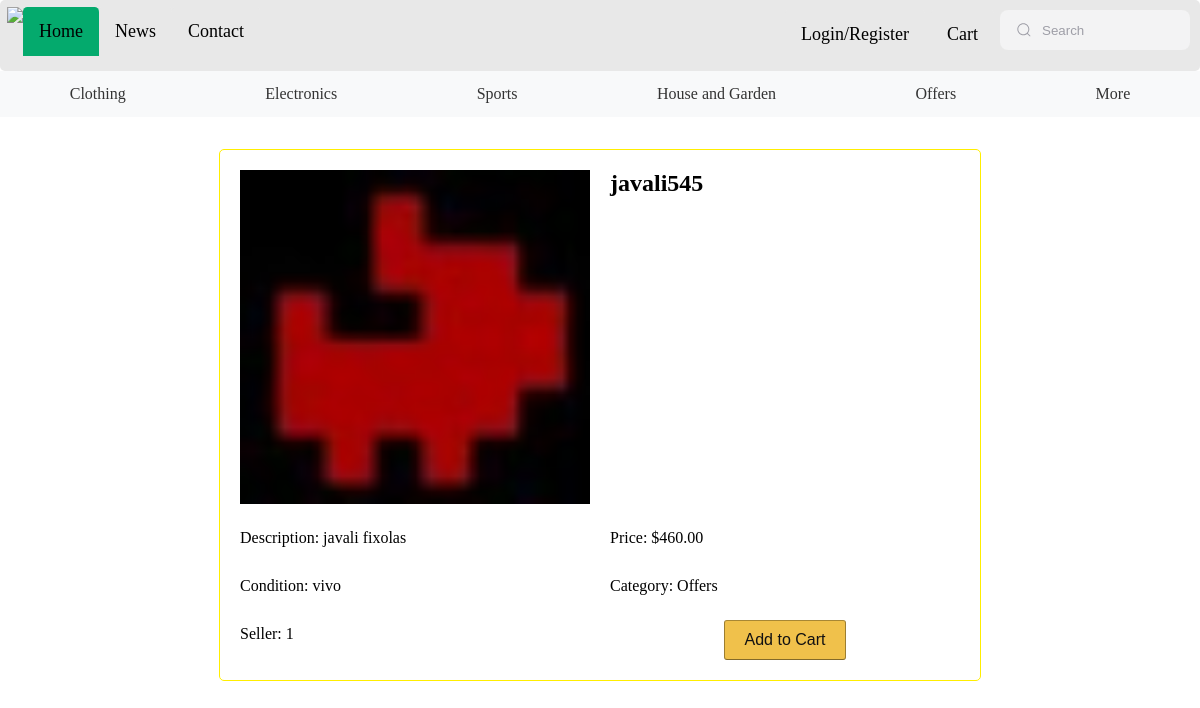
Page /pages/products_page/product_profile.php?id=20 on the committed database.
### tables this page shows
CREATE TABLE images(
    id INTEGER PRIMARY KEY AUTOINCREMENT,
    title VARCHAR(50) REFERENCES products(title),
    img_url VARCHAR,
    carousel_img VARCHAR,
    product_id INTEGER,
    FOREIGN KEY (product_id) REFERENCES products(id)
);

CREATE TABLE products(
    id INTEGER PRIMARY KEY AUTOINCREMENT,
    title VARCHAR(255) NOT NULL,
    description TEXT NOT NULL,
    price DECIMAL(10, 2) NOT NULL,
    condition VARCHAR(50),
    category VARCHAR(100),
    seller_id INT NOT NULL,
    quantity INTEGER DEFAULT 1,
    created_at TIMESTAMP DEFAULT CURRENT_TIMESTAMP,
    updated_at TIMESTAMP DEFAULT CURRENT_TIMESTAMP
);

### pages/products_page/product_profile.php (called while the page is built, shortened)
<?php
require_once '../../common/index_header.php';
require_once '../../templates/product_profile_page.php';
$db = getDatabaseConnection();
if(isGetParamSet('id')){
    $product_id = $_GET['id'];
}
$product = fetchData($db,'SELECT * FROM products WHERE id = :product_id',[':product_id' => $product_id]);
$productImage = fetchData($db,'SELECT carousel_img FROM images WHERE product_id = :product_id LIMIT 1',[':product_id' => $product_id]);
drawProductProfile($product, $productImage,$product_id);
?>

### utils/getters.php (called while the page is built, shortened)
<?php
    function fetchData($db, $query, $params = []) {
        $stmt = $db->prepare($query);
        $stmt->execute($params);
        return $stmt->fetch(PDO::FETCH_ASSOC);
    }
?>

### templates/product_profile_page.php (the view, shortened to what this page needs)
<?php
function drawProductProfile($product, $productImage,$product_id)
{
    ?>
    <link rel="stylesheet" href="../../../css/product_profile.css">
        <section class="grid-container">
            <section class="product-images">
                <img src="<?php echo $productImage['carousel_img']; ?>" alt="Product Image">
            </section>
            <h1><?php echo $product['title']; ?></h1>
            <p>Description: <?php echo $product['description']; ?></p>
            <p>Price: $<?php echo number_format($product['price'], 2); ?></p>
            <p>Condition: <?php echo $product['condition']; ?></p>
            <p>Category: <?php echo $product['category']; ?></p>
            <p>Seller: <?php echo $product['seller_id']; ?></p>
            <?php if ($product['quantity'] > 0): ?>
                <form action="../../actions/add_to_cart.php" method="post">
                    <input type="submit" value="Add to Cart">
                </form>
            <?php else: ?>
                <button disabled>Add to Cart</button>
                <p>Produto Indisponivel</p>
            <?php endif; ?>
        </section>
<?php
}
?>

### css/navstyle.css (style rules this page uses)
body { background-color: white; padding: 0; margin:0; }
form { margin:0 auto; }
img { padding: 0px; margin: 0px; height: 100%; width: auto; }

### css/container.css (style rules this page uses)
.grid-container { display: grid; width: 60%; margin: 5rem auto; margin-top:2rem; grid-template-columns: repeat(auto-fill, minmax(25%, 1fr)); grid-gap: 0%; }

### css/product_profile.css (style rules this page uses)
.grid-container { display: grid; grid-template-columns: 1fr 1fr; gap: 20px; padding: 20px; background-color: #fff; border: 1px solid #ffee00; border-radius: 5px; }
.product-images { display: flex; flex-direction: column; gap: 10px; }
.product-images img { max-width: 100%; height: auto; }
.grid-container h1 { font-size: 24px; margin: 0; }
.grid-container p { margin: 5px 0; }
.grid-container input[type="submit"] { background-color: #f0c14b; color: #111; border: 1px solid; border-color: #a88734 #9c7e31 #846a29; padding: 10px 20px; cursor: pointer; font-size: 16px; border-radius: 3px; }

### rows in the picture
images: carousel_img (picture)
products: title "javali545", description "javali fixolas", price "460.00", condition "vivo", category "Offers", seller "1"
